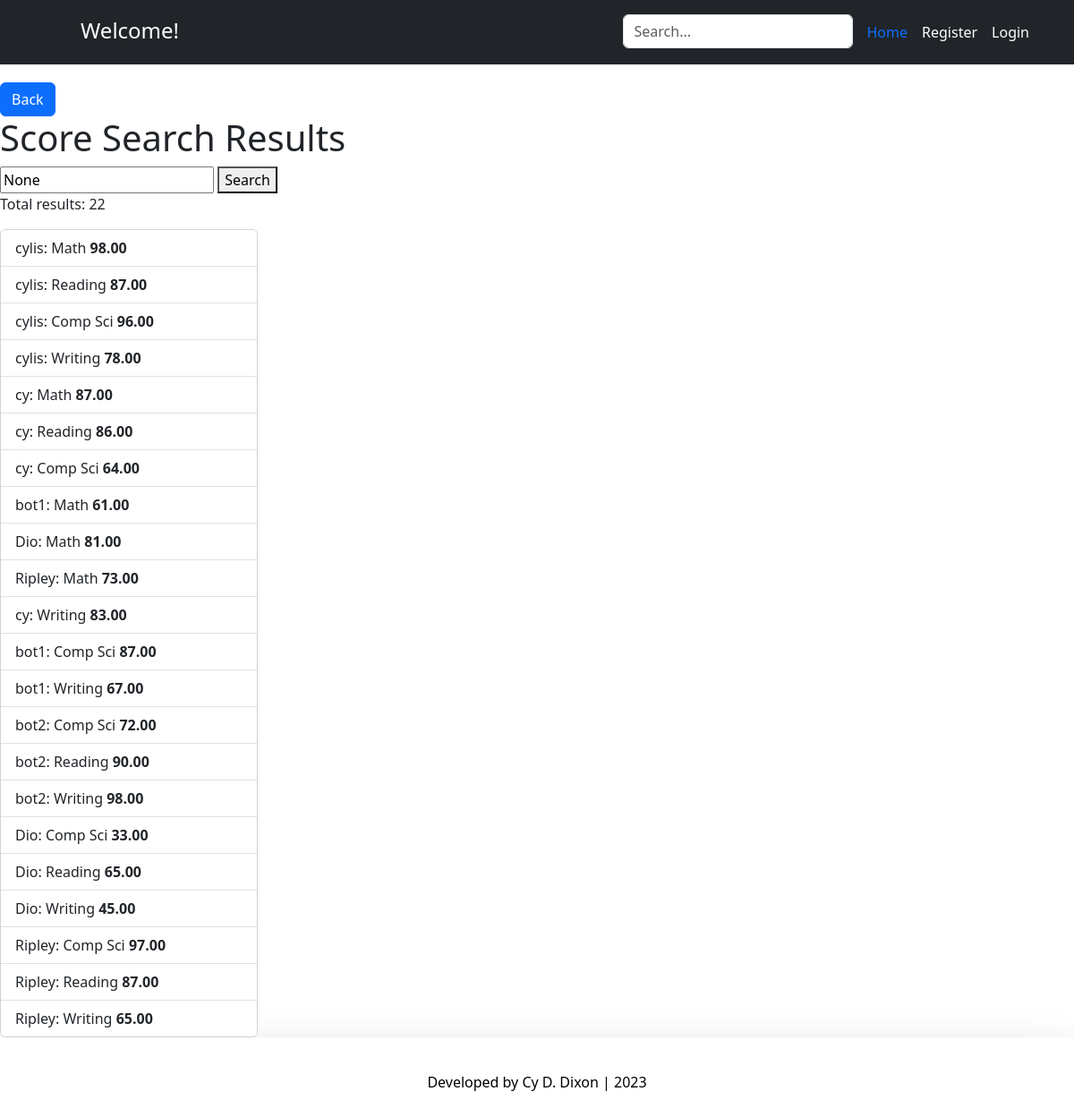
The app's page /search3/ with its own data.
### account/models.py (models this page shows, shortened)
class Grade(models.Model):
	student = models.ForeignKey(Account, on_delete=models.CASCADE)
	letter_grade = models.CharField(max_length=1, default="N")
	subject = models.CharField(max_length=50, default="null")
	percent = models.DecimalField(max_digits=5, decimal_places=2, default=00.00)

class Account(AbstractBaseUser):
	email 					= models.EmailField(verbose_name="email", max_length=60, unique=True)
	username 				= models.CharField(max_length=30, unique=True)
	date_joined				= models.DateTimeField(verbose_name='date joined', auto_now_add=True)
	last_login				= models.DateTimeField(verbose_name='last login', auto_now=True)
	is_admin				= models.BooleanField(default=False)
	is_active				= models.BooleanField(default=True)
	is_staff				= models.BooleanField(default=False)
	is_superuser			= models.BooleanField(default=False)
	USERNAME_FIELD = 'email'
	REQUIRED_FIELDS = ['username']
	objects = MyAccountManager()

### account/views.py (the view)
# urls.py: path('search3/', search_results3, name='search_results3'),
def search_results3(request):
	query3 = request.GET.get('query3')
	if query3:
		results = Grade.objects.filter(percent__icontains=query3)
		combined_results = list(results)
		num_results = len(combined_results)
		if query3 == 'ascending':
			combined_results = Grade.objects.all().order_by('percent')
			num_results = len(combined_results)
		if query3 == 'descending':
			combined_results = Grade.objects.all().order_by('-percent')
			num_results = len(combined_results)
	else:
		combined_results = Grade.objects.all()
		num_results = len(combined_results)
	return render(request, 'search_results3.html', {'results': combined_results, 'query3': query3, 'num_results': num_results })

### account/templates/search_results3.html
{% extends 'base.html' %}
{% load static %}
{% block content %}
<link rel="stylesheet" href="{% static 'style.css' %}">
<a href="{% url 'scores' %}" class="btn btn-primary">Back</a>
<h1>Score Search Results</h1>
<form action="{% url 'search_results3' %}" method="GET">
    <input type="text" name="query3" placeholder="Search..." value="{{ query3 }}">
    <button type="submit3">Search</button>
</form>
<p>Total results: {{ num_results }}</p>
<div class="card" style="width: 18rem;">
    <ul class="list-group list-group-flush">
    {% for item in results %}
        <li class="list-group-item">{{ item.student.username }}: {{ item.subject }} <b>{{ item.percent }}</b></li>
    {% empty %}
        <li>No results found</li>
    {% endfor %}
    </ul>
</div>
{% endblock content %}

### static/style2.css (style rules this page uses)
body { background-image: url('stars.gif'); }

### static/style.css (style rules this page uses)
body { background-image: url('white_tex.jpeg'); }

### templates/snippets/base_css.html (style rules this page uses)
body { background-color: #F5F5F5; }

### records on screen
Grade: student.username "cylis", subject "Math", percent "98.00"
Grade: student.username "cylis", subject "Reading", percent "87.00"
Grade: student.username "cylis", subject "Comp Sci", percent "96.00"
Grade: student.username "cylis", subject "Writing", percent "78.00"
Grade: student.username "cy", subject "Math", percent "87.00"
Grade: student.username "cy", subject "Reading", percent "86.00"
Grade: student.username "cy", subject "Comp Sci", percent "64.00"
Grade: student.username "bot1", subject "Math", percent "61.00"
Grade: student.username "Dio", subject "Math", percent "81.00"
Grade: student.username "Ripley", subject "Math", percent "73.00"
Grade: student.username "cy", subject "Writing", percent "83.00"
Grade: student.username "bot1", subject "Comp Sci", percent "87.00"
Grade: student.username "bot1", subject "Writing", percent "67.00"
Grade: student.username "bot2", subject "Comp Sci", percent "72.00"
Grade: student.username "bot2", subject "Reading", percent "90.00"
Grade: student.username "bot2", subject "Writing", percent "98.00"
Grade: student.username "Dio", subject "Comp Sci", percent "33.00"
Grade: student.username "Dio", subject "Reading", percent "65.00"
Grade: student.username "Dio", subject "Writing", percent "45.00"
Grade: student.username "Ripley", subject "Comp Sci", percent "97.00"
Grade: student.username "Ripley", subject "Reading", percent "87.00"
Grade: student.username "Ripley", subject "Writing", percent "65.00"

### other values on screen
{{ num_results }} "22"
